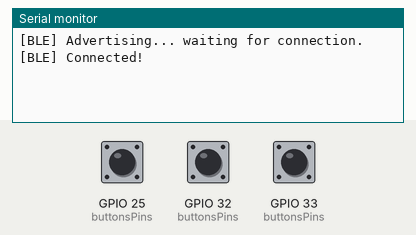
Bench run of a sketch on a simulated ESP32. Parts: the last lines printed to the serial monitor. The test bench sets the inputs (shaded band); at power-on: GPIO 25 (buttonsPins) HIGH, GPIO 32 (buttonsPins) HIGH, GPIO 33 (buttonsPins) HIGH. USB keyboard and mouse output is not drawn.

Above: at 2.2 s.
2.3 s: GPIO 25 (buttonsPins) pulled LOW for 0.15 s
At 3.6 s:
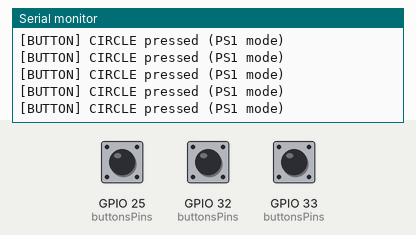
3.9 s: GPIO 32 (buttonsPins) pulled LOW for 0.15 s
At 5.1 s:
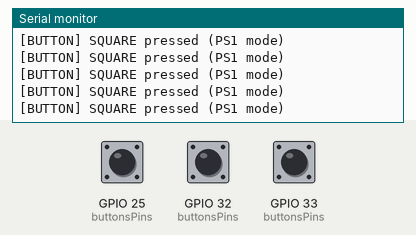
5.5 s: GPIO 33 (buttonsPins) pulled LOW for 0.15 s
At 6.3 s:
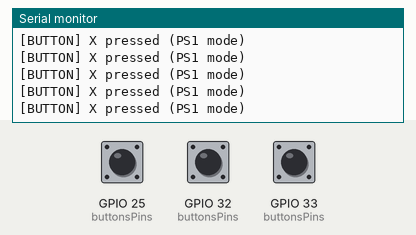
7.1 s: GPIO 25 (buttonsPins) driven LOW
At 7.7 s:
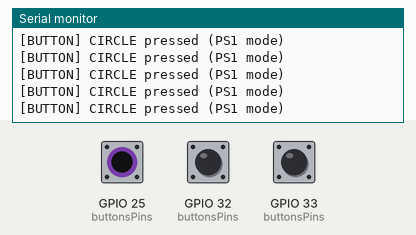

Measured:
- after the input at 2.3 s, the serial monitor: prints a new line at once (image 1)
- after the input at 3.9 s, the serial monitor: prints a new line at once (image 2)
- after the input at 5.5 s, the serial monitor: prints a new line at once (image 3)
- after the input at 7.1 s, the serial monitor: prints a new line at once (image 4)

The sketch:

SimpleAnkiController.ino
```cpp
/*
 * Anki Controller by https://v01d.dev
 *
 * PS GAMEPAD MODE
 * {SQUARE=1, X=2, CIRCLE=3, TRIANGLE=4, L1=5, R1=6, L2=7, R2=8,
 * Select=9, Start=10, L3=11, R3=12, PS=13}
 */

#include <Arduino.h>
#include <BleGamepad.h>

// BUTTONS
#define X_BUTTON      33
#define CIRCLE_BUTTON 25
#define SQUARE_BUTTON 32

#define NUM_BUTTONS 3

int buttonsPins[NUM_BUTTONS] = {
  X_BUTTON,
  CIRCLE_BUTTON,
  SQUARE_BUTTON
};

const char* buttonNames[NUM_BUTTONS] = {
  "X",
  "CIRCLE",
  "SQUARE"
};

int PS1GamepadButtons[NUM_BUTTONS] = {2, 3, 1};
int PCGamepadButtons[NUM_BUTTONS]  = {1, 2, 4};

typedef enum { PS1, PC } GamepadModes;
GamepadModes gamepadMode = PS1;

BleGamepad bleGamepad("Anki Controller", "v01d.dev");
BleGamepadConfiguration bleGamepadConfig;

bool wasConnected = false;

void setup() {
  delay(1000);
  Serial.begin(115200);

  for (int i = 0; i < NUM_BUTTONS; i++) {
    pinMode(buttonsPins[i], INPUT_PULLUP);
  }

  bleGamepadConfig.setAutoReport(false);
  bleGamepadConfig.setControllerType(CONTROLLER_TYPE_GAMEPAD);
  bleGamepadConfig.setVid(0x054c);
  bleGamepadConfig.setPid(0x0ce6);

  // Disable axes to prevent mouse cursor movement on Windows
  bleGamepadConfig.setWhichAxes(false, false, false, false, false, false, false, false);
  bleGamepadConfig.setWhichSimulationControls(false, false, false, false, false);
  bleGamepadConfig.setHatSwitchCount(0);

  bleGamepad.begin(&bleGamepadConfig);

  Serial.println("[BLE] Advertising... waiting for connection.");
}

void loop() {
  if (bleGamepad.isConnected()) {

    if (!wasConnected) {
      Serial.println("[BLE] Connected!");
      wasConnected = true;
    }

    switch (gamepadMode) {
      case PS1:
        for (int i = 0; i < NUM_BUTTONS; i++) {
          if (!digitalRead(buttonsPins[i])) {
            Serial.printf("[BUTTON] %s pressed (PS1 mode)\n", buttonNames[i]);
            bleGamepad.press(PS1GamepadButtons[i]);
          } else {
            bleGamepad.release(PS1GamepadButtons[i]);
          }
        }
        break;

      case PC:
        for (int i = 0; i < NUM_BUTTONS; i++) {
          if (!digitalRead(buttonsPins[i])) {
            Serial.printf("[BUTTON] %s pressed (PC mode)\n", buttonNames[i]);
            bleGamepad.press(PCGamepadButtons[i]);
          } else {
            bleGamepad.release(PCGamepadButtons[i]);
          }
        }
        break;
    }

    bleGamepad.sendReport();

  } else {
    if (wasConnected) {
      Serial.println("[BLE] Disconnected. Advertising again...");
      wasConnected = false;
    }
  }
}
```
